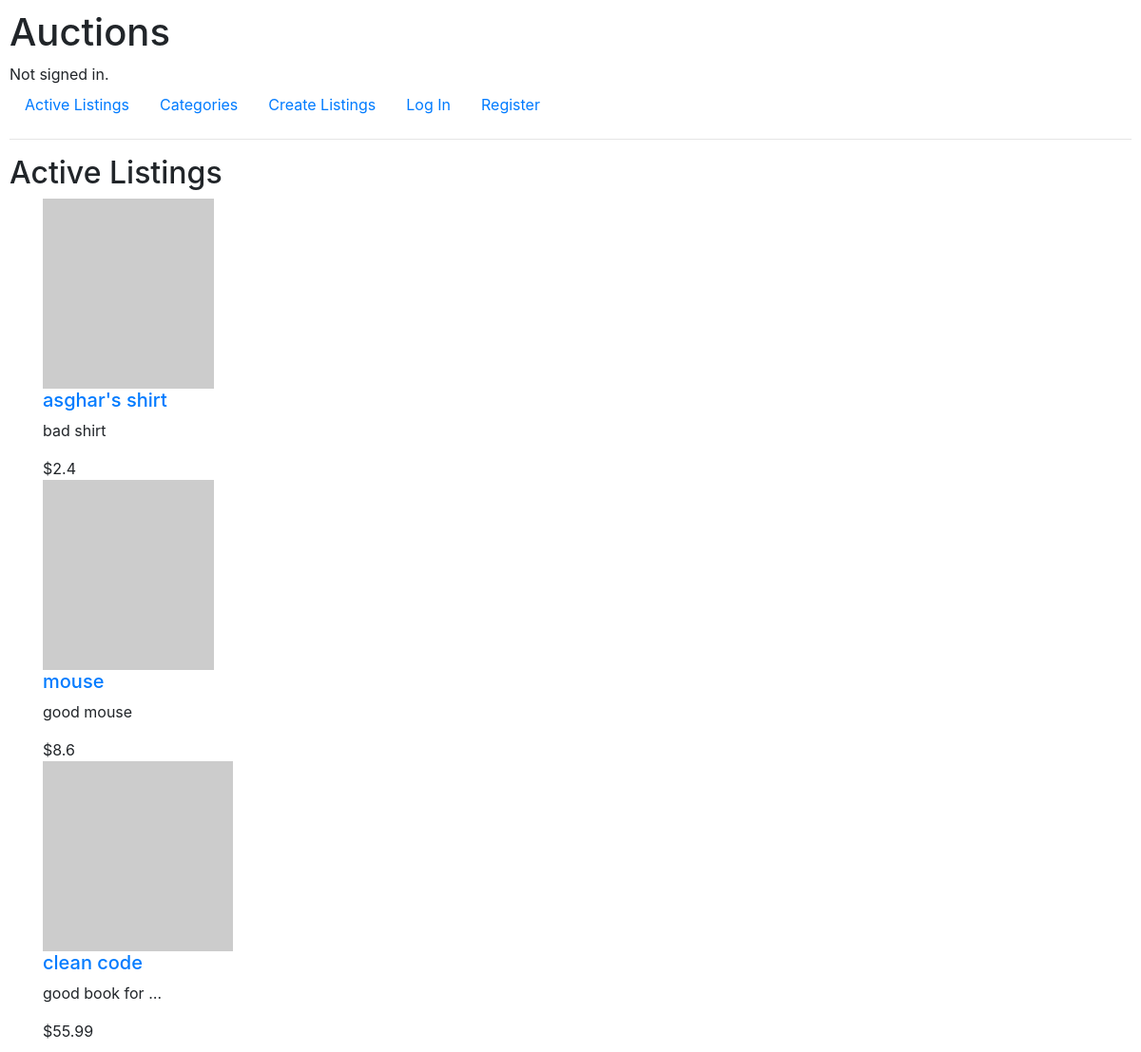
/, run on an earlier commit of the app's database.
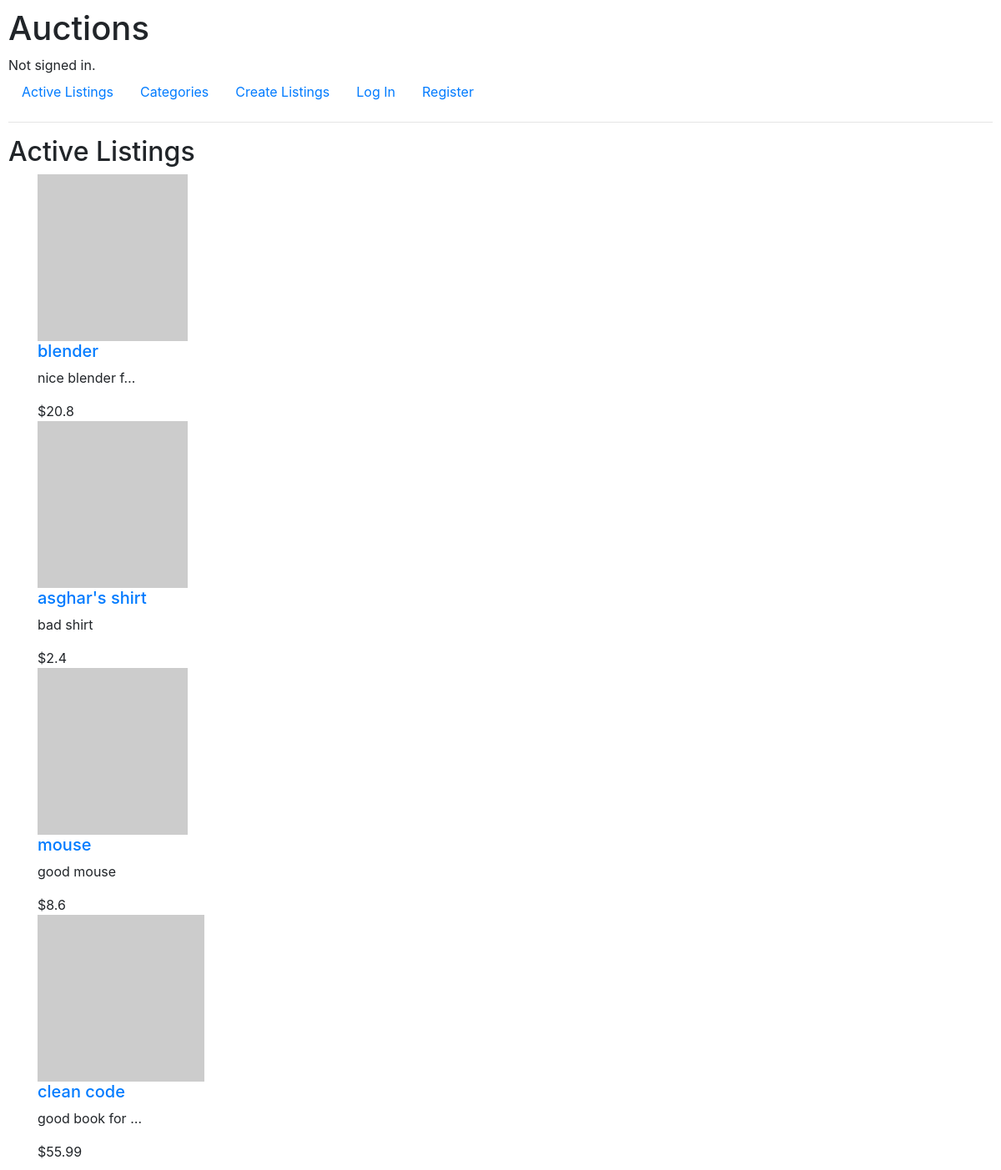
And on a later commit of the database.
### auctions/models.py (models this page shows, shortened)
class Listing(models.Model):
    title = models.CharField(max_length=255)
    description = models.TextField()
    starting_bid = models.FloatField(default=0)
    image_url = models.URLField(blank=True)
    active = models.BooleanField(default=True)
    created_date = models.DateTimeField(auto_now_add=True)
    owner = models.ForeignKey(User, on_delete=models.SET_NULL, null=True, related_name="owner")
    category = models.ForeignKey(Category, on_delete=models.SET_NULL, null=True)

### auctions/views.py (the view)
# urls.py: path("", views.index, name="index"),
def index(request):
    listings = Listing.objects.all().filter(active=True).order_by('-created_date')
    return render(request, "auctions/index.html", {'listings': listings})

### auctions/templates/auctions/index.html
{% extends "auctions/layout.html" %}
{% block body %}
    <h2>Active Listings</h2>
    {% for listing in listings %}
        <div class="container">
            <div class="image">
                <img src="{{listing.image_url}}" alt="{{listing.title}}">
            </div>
            <div class="info">
                <h5>
                    <a href="{% url 'listing' listing.id %}">
                        {{listing.title}}
                    </a>
                </h5>
                <p>{{listing.description|truncatechars:15 }}</p>
                <span>${{listing.starting_bid}}</span>
            </div>
        </div>
    {% endfor %}
{% endblock %}

What changed in the data, as far as the page shows it:
added Listing: title "blender", description "nice blender f…", starting_bid "20.8"
